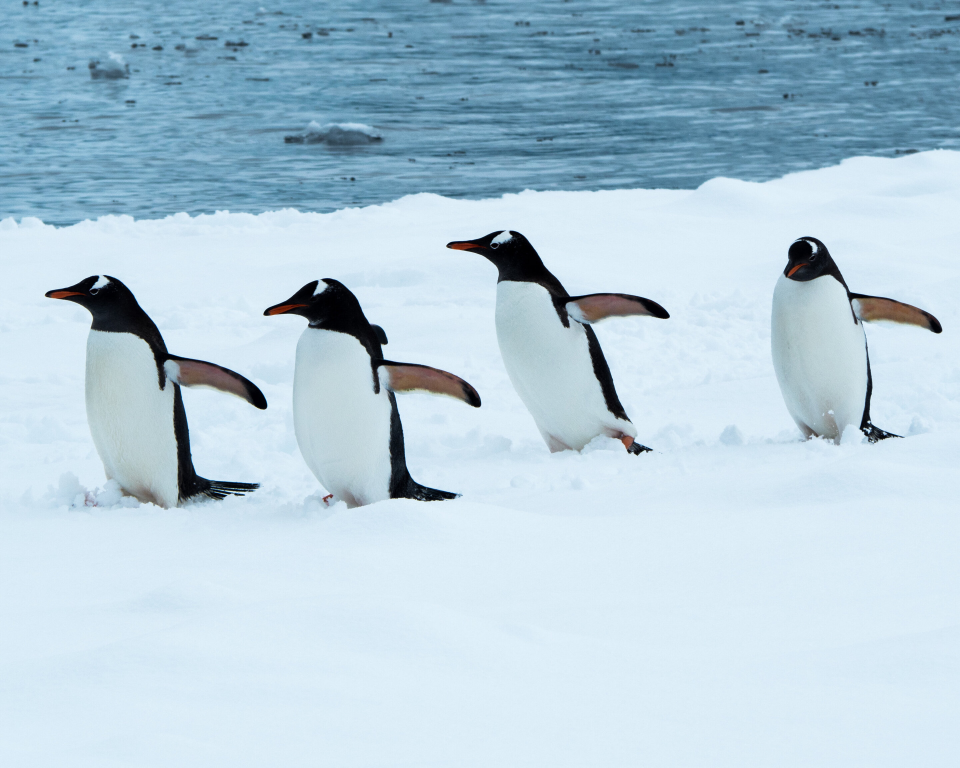
#> input picture lab1-3/penquin.jpg, 2880 x 2303 px (shown at 1/3 size)
$ python opencv_denoise.py
#> lines starting #> are read from the running program, lines starting #| are printed output that depends on the picture
#!/usr/bin/python
# coding:utf-8

import cv2
import numpy as np

image = cv2.imread ("penquin.jpg")
#> image is the input picture: shape (2303, 2880, 3); mean B, G, R 218.1, 203.7, 179.2
newimg = cv2.resize(image, (1200, 800))
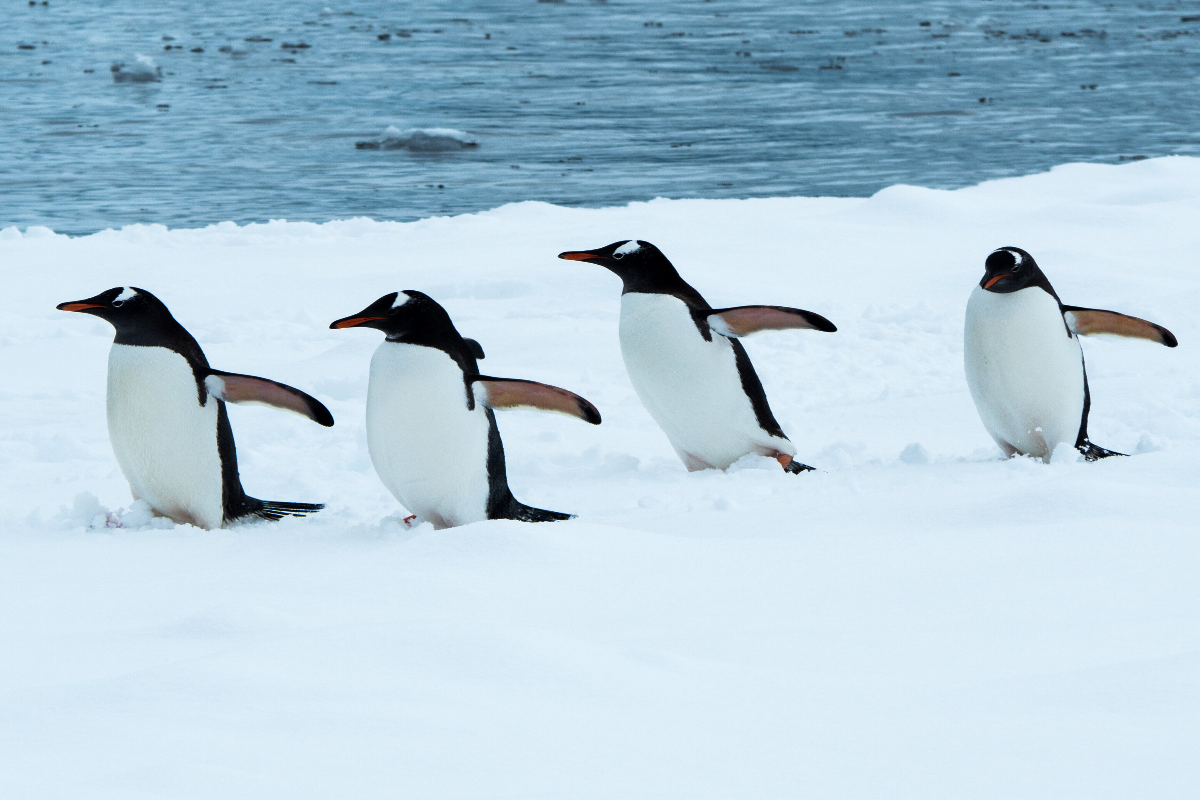
#> newimg: shape (800, 1200, 3); mean B, G, R 218, 203.6, 179.1
dst = cv2.fastNlMeansDenoisingColored (newimg, None , 15, 15, 7, 21)
gray = cv2.cvtColor(newimg, cv2.COLOR_BGR2GRAY)
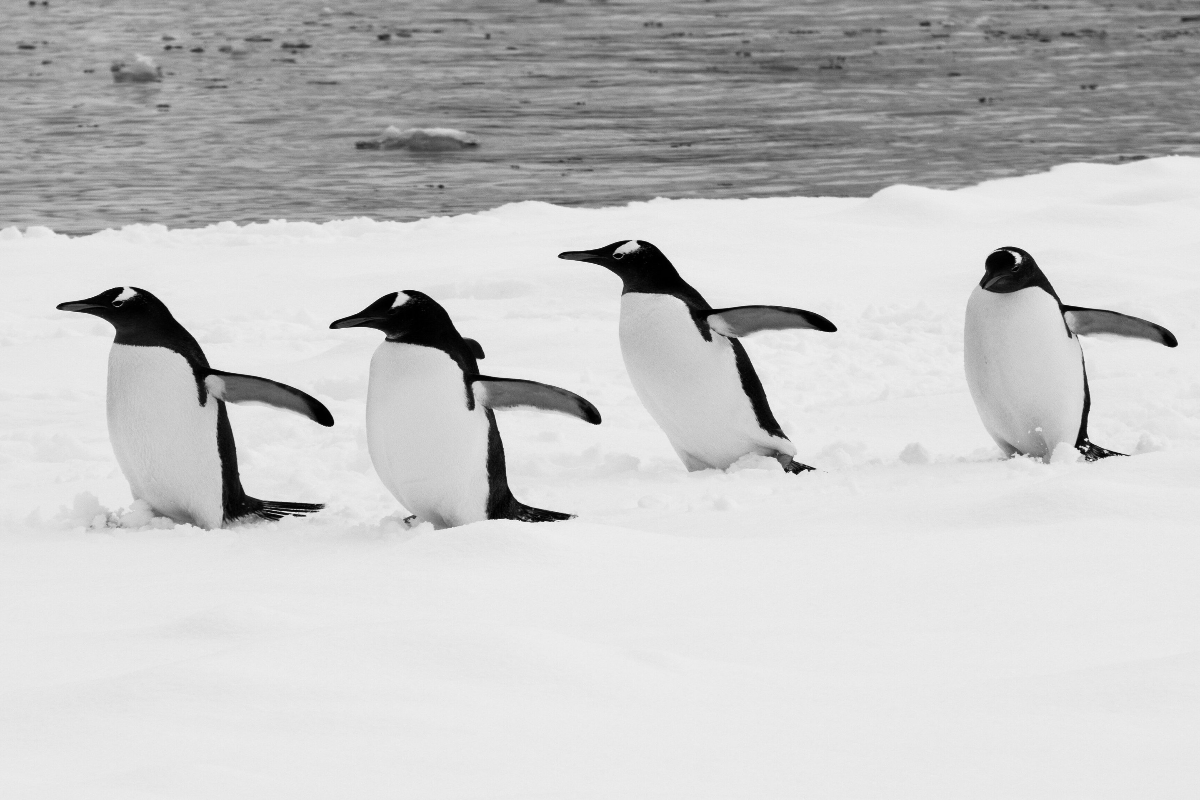
#> gray: shape (800, 1200); min 0, max 245, mean 197.9
gret = cv2.fastNlMeansDenoising(gray, None, 15, 8, 25)
cv2.imwrite("penquin_demo.jpg", gret)

image_1 = cv2.imread("penquin_demo.jpg")
#> image_1: shape (800, 1200, 3); min 0, max 245, mean 198
newimg_1 = cv2.resize(image_1, (1200, 800))
imghstack = np.hstack((newimg, newimg_1))
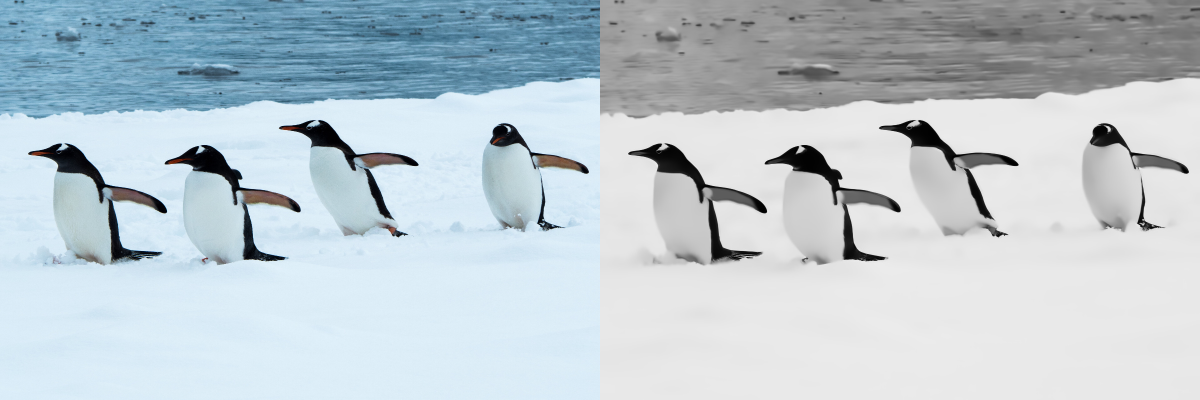
#> imghstack: shape (800, 2400, 3) (shown at 1/2 size); mean B, G, R 208, 200.8, 188.6
cv2.namedWindow("imghstack")
cv2.imshow("imghstack",imghstack)

if(cv2.waitKey(0)==27):
#> (key Esc is pressed here)
    cv2.destroyAllWindows()
